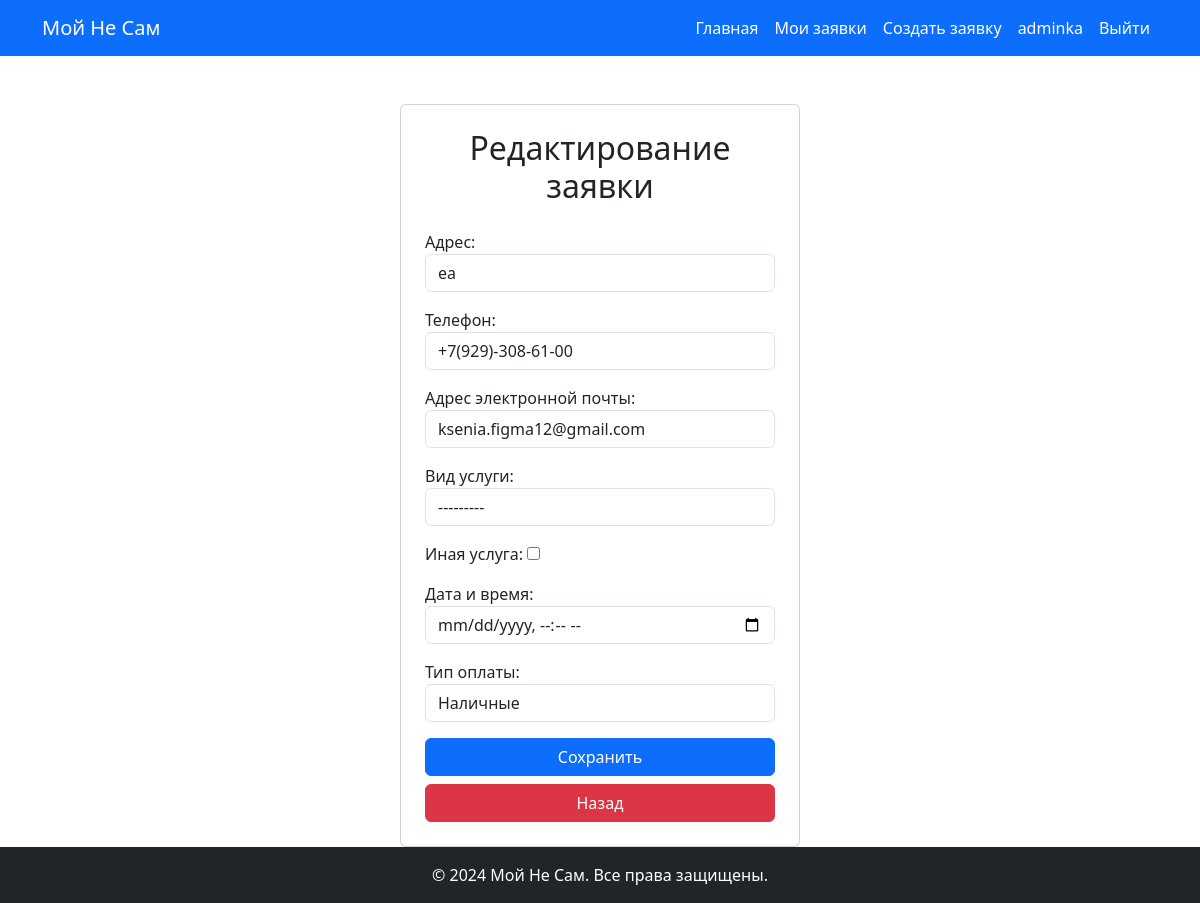
/update/1 (signed in), run on the app's committed database.
### users/models.py (models this page shows, shortened)
class User(AbstractUser):
    username = models.CharField(max_length=30, unique=True,verbose_name="Логин")
    middle_name = models.CharField(max_length=30, verbose_name="Отчество")
    phone = models.CharField(max_length=17, unique=True,verbose_name="Телефон")
    USERNAME_FIELD = 'username'
    REQUIRED_FIELDS = []
    class Meta:
        verbose_name = "Пользователь"
        verbose_name_plural = "Пользователи"

### cleaning/models.py (models this page shows, shortened)
class Order(models.Model):
    SERVICE_CHOICES = [
        ('deep_cleaning', 'Общий клининг'),
        ('general_cleaning', 'Генеральная уборка'),
        ('construction_cleaning', 'Послестроительная уборка'),
        ('carpet_cleaning', 'Химчистка ковров и мебели'),
    ]
    PAYMENT_CHOICES = [
        ('cash', 'Наличные'),
        ('card', 'Банковская карта'),
    ]
    STATUS_CHOICES = [
        ('new', 'Новая'),
        ('ip_progress', 'В работе'),
        ('done', 'Выполнено'),
        ('cancelled', 'Отменено'),
    ]
    user = models.ForeignKey(User, on_delete=models.CASCADE, verbose_name='Пользователь')
    address = models.CharField(max_length=50, verbose_name="Адрес")
    phone = models.CharField(max_length=50, verbose_name="Телефон")
    email = models.EmailField(max_length=50, verbose_name="Адрес электронной почты")
    service = models.CharField(blank=True, max_length=50, choices=SERVICE_CHOICES, verbose_name="Вид услуги")
    is_custom_service = models.BooleanField(default=False, verbose_name="Иная услуга")
    custom_service = models.TextField( blank=True, null=True, verbose_name="Описание иной услуги")
    date_and_time = models.DateTimeField(verbose_name="Дата и время")
    payment_type = models.CharField(max_length=50, choices=PAYMENT_CHOICES, verbose_name="Тип оплаты")
    status = models.CharField(max_length=50, choices=STATUS_CHOICES, verbose_name="Статус", default='new')
    cancellation_reason = models.TextField(blank=True, null=True, verbose_name="Причина отмены")
    class Meta:
        verbose_name = "Заявка"
        verbose_name_plural = "Заявки"

### cleaning/views.py (the view)
# urls.py: path('update/<int:pk>',OrderUpdateView.as_view(), name='order_update'),
class OrderUpdateView (UpdateView):
    model = Order
    form_class = OrderUpdateForm
    success_url = reverse_lazy('cleaning:order_list')

### templates/cleaning/order_form.html (shortened to what this page needs)
{% extends 'base.html' %}
{% block content %}
<div class="container mt-5 d-flex justify-content-center">
    <form method="post" class="card p-4" style="width: 400px;">
        <h2 class="card-title text-center mb-4">
            {% if object %}Редактирование заявки{% else %}Создание заявки{% endif %}
        </h2>
        {{ form.as_p }}
        <button type="submit" class="btn btn-primary w-100">
            {% if object %}Сохранить{% else %}Создать{% endif %}
        </button>
        <a href="{% url 'cleaning:order_list' %}" class="btn btn-danger w-100 mt-2">Назад</a>
    </form>
</div>
{% endblock %}

### templates/base.html (shortened to what this page needs)
{% load static %}
<!doctype html>
<html lang="ru">
  <head>
    <link href="https://cdn.jsdelivr.net/npm/bootstrap@5.3.6/dist/css/bootstrap.min.css" rel="stylesheet">
    <link rel="stylesheet" href="https://cdnjs.cloudflare.com/ajax/libs/animate.css/4.1.1/animate.min.css"/>
  </head>
  <body class="d-flex flex-column min-vh-100">
    <nav class="navbar navbar-expand-lg navbar-dark bg-primary">
      <div class="container">
        <a class="navbar-brand" href="{% url 'cleaning:home' %}">Мой Не Сам</a>
        <div class="collapse navbar-collapse" id="navbarNav">
          <ul class="navbar-nav ms-auto">
            <li class="nav-item"><a class="nav-link text-white" href="{% url 'cleaning:home' %}">Главная</a></li>
            <li class="nav-item">
              <a class="nav-link text-white" href="{% if user.is_authenticated %}{% url 'cleaning:order_list' %}{% else %}{% url 'users:login' %}{% endif %}">Мои заявки</a>
            </li>
            <li class="nav-item">
              <a class="nav-link text-white" href="{% if user.is_authenticated %}{% url 'cleaning:order_create' %}{% else %}{% url 'users:login' %}{% endif %}">Создать заявку</a>
            </li>
            {% if user.is_authenticated %}
              <li class="nav-item"><span class="nav-link text-white">{{ user.username }}</span></li>
              <li class="nav-item">
                <form method="post" action="{% url 'users:logout' %}">
                  <button type="submit" class="nav-link text-white">Выйти</button>
                </form>
              </li>
            {% else %}
              <li class="nav-item"><a class="nav-link text-white" href="{% url 'users:login' %}">Войти</a></li>
              <li class="nav-item"><a class="nav-link text-white" href="{% url 'users:register' %}">Регистрация</a></li>
            {% endif %}
          </ul>
        </div>
      </div>
    </nav>
    <main class="flex-grow-1">
      {% block content %}{% endblock %}
    </main>
    <footer class="bg-dark text-white text-center py-3 mt-auto">
      <div class="container">
        <p class="mb-0">&copy; 2024 Мой Не Сам. Все права защищены.</p>
      </div>
    </footer>
  </body>
</html>

### data on the page
User: username "adminka"
Order: address "еа", phone "+7(929)-308-61-00", email "ksenia.figma12@gmail.com", service "---------", payment_type "Наличные"
